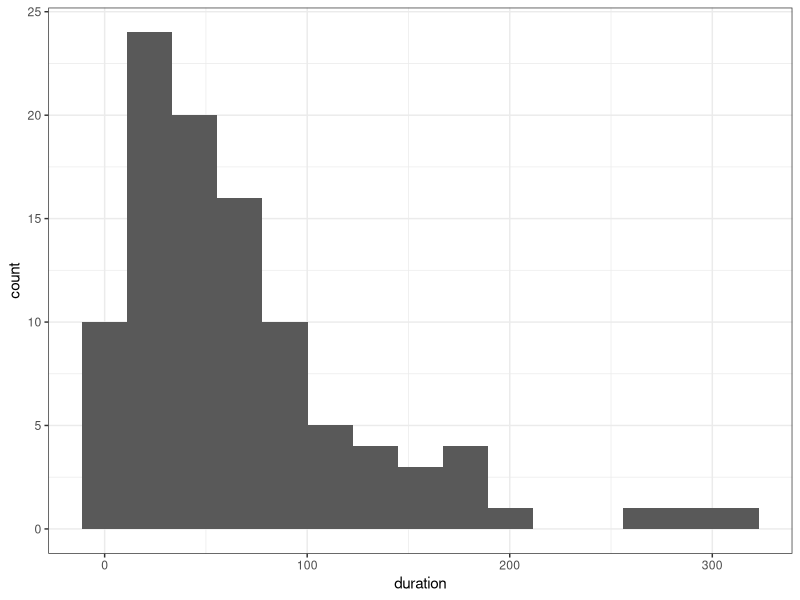
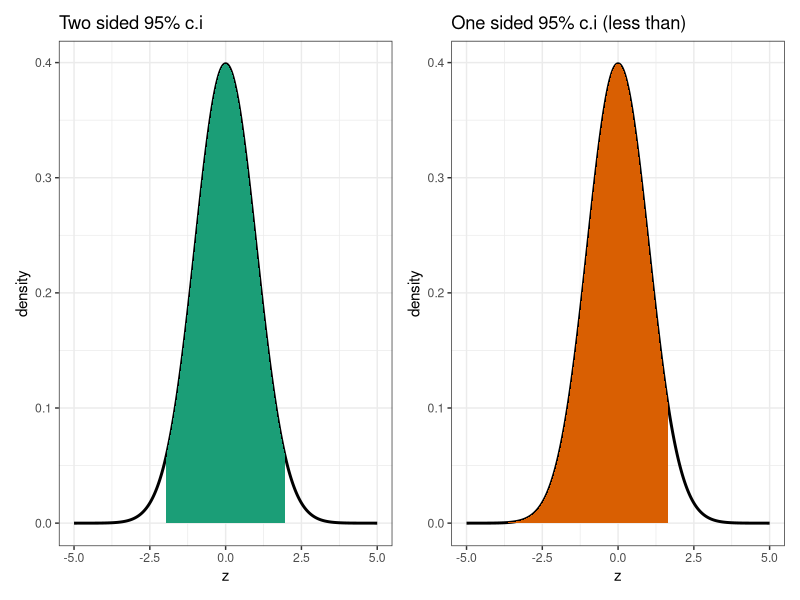

Generate these figures, in order, with R:
## ---- chunk 1
options(htmltools.dir.version = FALSE, fig.width = 3, fig.height = 3)
knitr::opts_chunk$set(fig.dim=c(3, 3), fig.align = "center")
library(tidyverse)
library(patchwork)
## ---- chunk 2
set.seed(0)
drive_time <- tibble(duration = rexp(100, rate = 1/65))
# the rate is 1/65 cars per min. It means that it takes 65 minutes to get through
## ---- chunk 3
ggplot(drive_time, aes(x = duration)) +
   geom_histogram(bins = 15) +
   theme_bw()
## ---- chunk 4
t.test(drive_time$duration, 
       alternative = "two.sided", 
       mu = mean(drive_time$duration))
## ---- chunk 5
normal_dist <- tibble(z = seq(-5,5,0.01)) %>% 
   mutate(density = dnorm(z),
          cumulative = pnorm(z))
two_sided <- ggplot(normal_dist, aes(x = z, y = density)) + 
   geom_line(size = 1) + geom_area(data = normal_dist %>% 
                                      filter(cumulative <= 0.975 & cumulative >= 0.025), 
                                   fill = "#1b9e77") +
   theme_bw() + ggtitle("Two sided 95% c.i")
one_sided_less <- ggplot(normal_dist, aes(x = z, y = density)) + 
   geom_line(size = 1) + geom_area(data = normal_dist %>% filter(cumulative <= 0.95), 
                                   fill = "#d95f02") +
   theme_bw() + ggtitle("One sided 95% c.i (less than)")
two_sided + one_sided_less
## ---- chunk 6
t.test(drive_time$duration, alternative = "two.sided", mu = mean(drive_time$duration))
t.test(drive_time$duration, alternative = "less", mu = mean(drive_time$duration))
## ---- chunk 7
binom.test(x = 200, n = 500, p = 0.5, alternative = "less")
